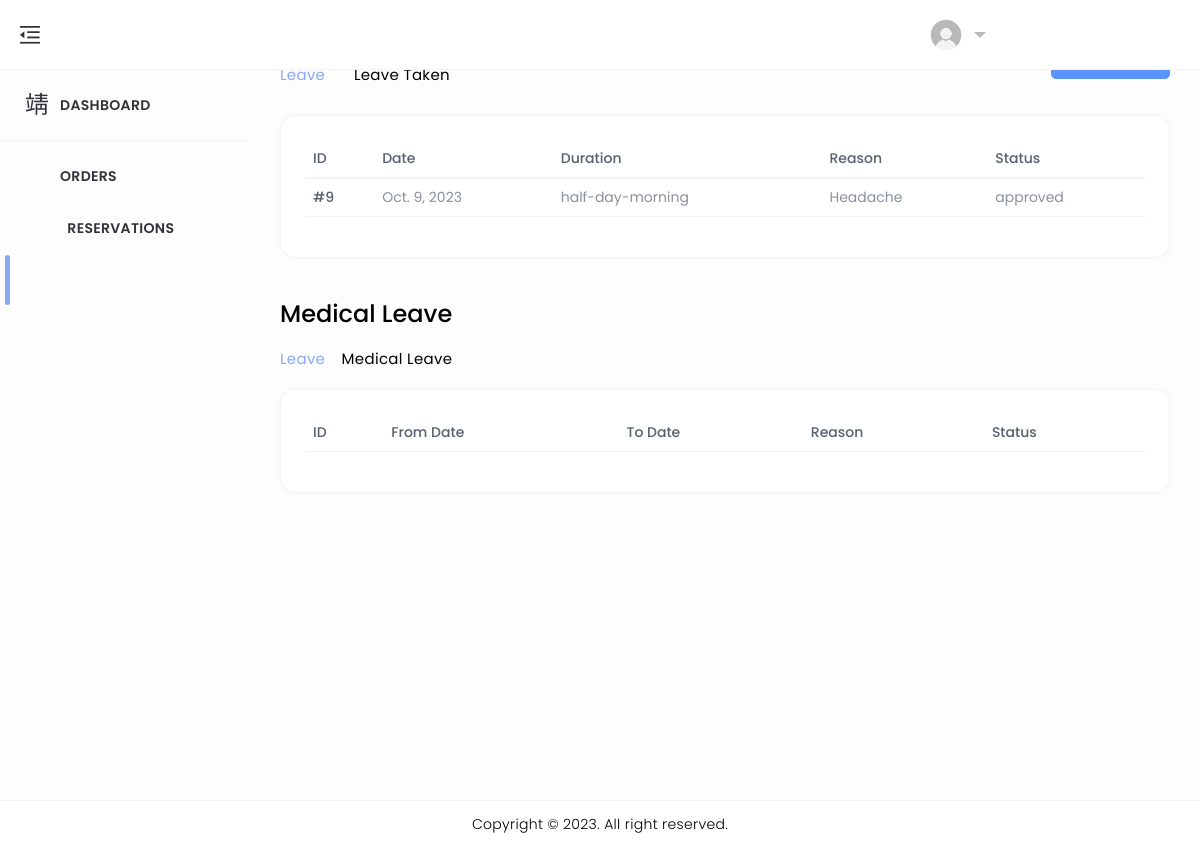
/leave_list/ (signed in), run on the app's committed database.
### home/models.py (models this page shows, shortened)
class LeaveApplication(models.Model):
    user = models.ForeignKey(CustomUser, on_delete=models.CASCADE, null=True, blank=True)
    date = models.DateField()
    duration = models.CharField(max_length=20, choices=[('full-day', 'Full Day'), ('half-day-morning', 'Half Day (Morning)'), ('half-day-afternoon', 'Half Day (Afternoon)')])
    reason = models.TextField()
    status = models.CharField(max_length=20, choices=[('pending', 'Pending'), ('approved', 'Approved'), ('rejected', 'Rejected')])

### home/views.py (the view)
# urls.py: path('leave_list/', leave_list, name='leave_list'),
def leave_list(request):
    if request.user.is_authenticated:
        leave_applications = LeaveApplication.objects.filter(user=request.user)
        medical_leave_applications = MedicalLeave.objects.filter(user=request.user)
    else:
        leave_applications = LeaveApplication.objects.none()
        medical_leave_applications = MedicalLeave.objects.none()
    return render(request, 'employee/leave_list.html', {'leave_applications': leave_applications, 'medical_leave_applications':medical_leave_applications})

### templates/employee/leave_list.html (shortened to what this page needs)
{% load static %}
<!DOCTYPE html>
<html lang="en" dir="ltr">
<head>
	<link href="../../../../cdn.jsdelivr.net/npm/%40mdi/font%404.4.95/css/materialdesignicons.min.html" rel="stylesheet" />
	<link href="{% static 'assets/css/materialdesignicons.min.css' %}" rel="stylesheet" />
	<link href="{% static 'assets/plugins/simplebar/simplebar.css' %}" rel="stylesheet" />
	<link href="{% static 'assets/plugins/data-tables/datatables.bootstrap5.min.css' %}" rel='stylesheet'>
	<link href="{% static 'assets/plugins/data-tables/responsive.datatables.min.css' %}" rel='stylesheet'>
	<link id="{% static 'style.css' %}" rel="stylesheet" href="{% static 'assets/css/style.css' %}" />
</head>
<body id="body">
	<div class="wrapper">
		<div class="ec-left-sidebar ec-bg-sidebar">
			<div id="sidebar" class="sidebar ec-sidebar-footer">
				<div class="ec-brand">
					<a href="{% url 'admin_index' %}">
						<span class="ec-brand-name text-truncate">DineEase</span>
					</a>
				</div>
				<div class="ec-navigation" data-simplebar>
					<ul class="nav sidebar-inner" id="sidebar-menu">
						<li class="">
							<a class="sidenav-item-link" href="{% url 'emp_index' %}">
								<i class="mdi mdi-view-dashboard-outline"></i>
								<span class="nav-text">Dashboard</span>
							</a>
							<hr>
						</li>
                        <li class="has-sub">
                            <a class="sidenav-item-link" href="{% url 'orderlist_emp' %}">
                                <i class="mdi mdi-cart-outline mdi-34px"></i>
                                <span class="nav-text">Orders</span>
                            </a>
                        </li>
						<li class="has-sub">
							<a class="sidenav-item-link" href="{% url 'emp_booking_lists' %}">
								<i class="mdi mdi-food mdi-36px"></i>&ensp;
								<span class="nav-text">Reservations</span>
							</a>
						</li>
						<li class="has-sub active">
							<a class="sidenav-item-link" href="{% url 'leave_list' %}">
								<i class="mdi mdi-receipt"></i>
								<span class="nav-text">Leave</span>
							</a>
						</li>
					</ul>
				</div>
			</div>
		</div>
		<div class="ec-page-wrapper">
			<header class="ec-main-header" id="header">
				<nav class="navbar navbar-static-top navbar-expand-lg">
					<button id="sidebar-toggler">
						<img src="{% static 'assets/img/icons/clops.png' %}" alt="">
					</button>
					<div class="navbar-right">
						<ul class="nav navbar-nav">
							<li class="dropdown user-menu">
								<button class="dropdown-toggle nav-link ec-drop" data-bs-toggle="dropdown" aria-expanded="false" style="margin-left: 850px;">
									<img src="{% static 'assets/img/user/user2.jpeg' %}" class="user-image" alt="User Image" />
								</button>
							</li>
						</ul>
					</div>
				</nav>
			</header>
			<div class="ec-content-wrapper">
				<div class="content">
					<div class="breadcrumb-wrapper d-flex align-items-center justify-content-between">
						<div>
							<h1 id="leaveh">Leave Taken</h1>
							<p class="breadcrumbs"><span><a href="">Leave</a></span>
								<span><i class="mdi mdi-chevron-right"></i></span>Leave Taken</p>
						</div>
						<div>
							<a href="{% url 'apply_leave' %}" class="btn btn-primary" id="leaveAppl"> Apply Leave</a>
						</div>
					</div>
					<div class="row">
						<div class="col-12">
							<div class="card card-default">
								<div class="card-body">
									<div class="table-responsive">
                                        <table id="responsive-data-table" class="table" style="width:100%">
                                            <thead>
                                                <tr>
                                                    <th>ID</th>
                                                    <th>Date</th>
                                                    <th>Duration</th>
                                                    <th>Reason</th>
                                                    <th>Status</th>
                                                </tr>
                                            </thead>
                                            <tbody>
                                                {% for leave in leave_applications %}
                                                <tr>
                                                    <td>#{{ leave.id }}</td>
                                                    <td>{{ leave.date }}</td>
                                                    <td>{{ leave.duration }}</td>
                                                    <td>{{ leave.reason }}</td>
                                                    <td>{{ leave.status }}</td>
                                                </tr>
                                                {% endfor %}
                                            </tbody>
                                        </table>
									</div>
									</div>
								</div>
							</div>
						</div>
						<br><br>
						<div>
							<h1 id="leaveh" style="font-size:24px;">Medical Leave</h1><br>
							<p class="breadcrumbs"><span><a href="">Leave</a></span>
								<span><i class="mdi mdi-chevron-right"></i></span>Medical Leave</p>
						</div><br>
						<div class="col-12">
							<div class="card card-default">
								<div class="card-body">
									<div class="table-responsive">
                                        <table id="responsive-data-table" class="table" style="width:100%">
											<thead>
												<tr>
													<th>ID</th>
													<th>From Date</th>
													<th>To Date</th>
													<th>Reason</th>
													<th>Status</th>
												</tr>
											</thead>
										</table>
									</div>
									</div>
								</div>
							</div>
						</div>
					</div>
				</div>
			</div>
			<footer class="footer mt-auto">
				<div class="copyright bg-white">
					<p>
						Copyright © 2023. All right reserved.
					  </p>
				</div>
			</footer>
</body>
</html>

### data on the page
LeaveApplication: id "9", date "Oct. 9, 2023", duration "half-day-morning", reason "Headache", status "approved"
